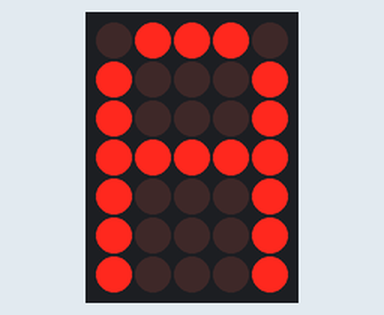
The sketch below on a simulated Arduino Uno, built with avr-gcc and run on an emulated ATmega328P. Parts: 5×7 LED matrix. Wiring (inferred from the names in the program): LED matrix (orientation assumed): rows pin 7, pin 8, pin 9, pin 10, pin 11, pin 12, pin 13; columns pin 2, pin 3, pin 4, pin 5, pin 6.

Above: at 0.3 s.
At 36.09 s:
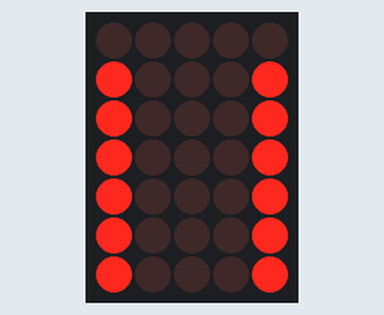

The sketch:

LedMatrix.ino
```cpp
int nocols = 5;
int norows = 7;
int cols[] = {2,3,4,5,6};
int rows[] = {7,8,9,10,11,12,13};

byte frame[] = {B1111110,B0001001,B0001001,B0001001,B1111110};

void setup() {
    for (int c=0; c < nocols; c++) {
       pinMode(cols[c], OUTPUT);
    }
    for (int r=0; r < norows; r++) {
       pinMode(rows[r], OUTPUT);
    }

    for (int c=0; c < nocols; c++) {
      for (int r=0; r < norows; r++) {
         digitalWrite(cols[c], LOW);
         digitalWrite(rows[r], HIGH);
      }
    }


  Serial.begin(9600);
}

void turnon(int col, int row) {
  digitalWrite(cols[col], HIGH);
  digitalWrite(rows[row], LOW);
}

void turnoff(int col, int row) {
  digitalWrite(cols[col], LOW);
  digitalWrite(rows[row], HIGH);
}

void display(byte data[]) {
  for (int d=0; d <100; d++) {
    for (int c=0; c < nocols; c++) {
       int col = data[c];
       int row = 1;
       int on = 0;
       for (int r=0; r < norows; r++) {
         if (col & row) {
           digitalWrite(rows[r], LOW);
           on++;
         }
         else {
           digitalWrite(rows[r], HIGH);
         }
         row = (row << 1);
       }
       digitalWrite(cols[c], HIGH);
       delayMicroseconds(100*on);
       digitalWrite(cols[c], LOW);
    }
  }
}

void loop() {
  display(frame);
}
```

Measured:
- what the display in image 0 shows lasts 0.4 s, from 0.1 s to 0.5 s
